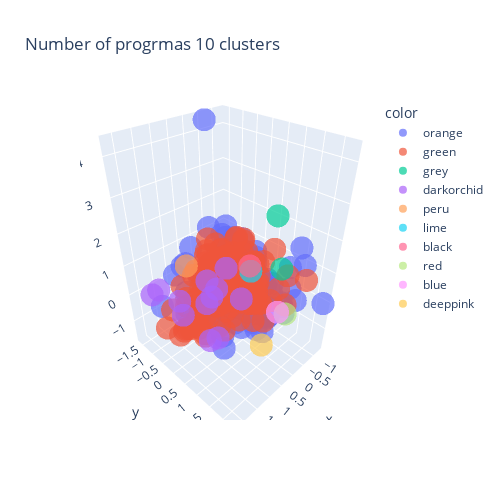

Notebook source saved alongside this figure:
### Code cell
#clusterization by the number of programs
k_means_3_3 = KMeans(n_clusters=n_program)  
k_means_3_3_labels=k_means_3_3.fit_predict(tf_idf_matrix_scaled)

draw_vectors3d(tf_idf_matrix_pca3[:,0],tf_idf_matrix_pca3[:,1],
                   tf_idf_matrix_pca3[:,2],get_colour(k_means_3_3_labels),
                   opacity=0.7, width=500, height=500,algorithm='Number of progrmas')

### Figure 1 — Plotly figure (JSON) as saved in the notebook; plotly's stock layout.template omitted (floating-point values rounded to 4 significant figures; data arrays with more than 128 entries replaced by an {"elided": "..."} marker saying what was removed)
{"data": [{"hovertemplate": "color=orange<br>x=%{x}<br>y=%{y}<br>z=%{z}<extra></extra>", "legendgroup": "orange", "marker": {"color": "#636efa", "opacity": 0.7, "symbol": "circle"}, "mode": "markers", "name": "orange", "scene": "scene", "showlegend": true, "type": "scatter3d", "x": [-1.296, -0.4582, -0.8138, -0.2092, 1.601, 0.9968, -0.6649, -0.542, -0.1687, -0.9456, 0.1596, -0.636, 1.49, -0.3035, 1.434, -0.4141, 0.2954, -0.02321, -0.5372, -0.4182, 0.4244, -0.3592, -0.1994, -0.4011, 0.566, -0.1535, -0.3996, -0.7156, -0.4618, -0.6064, -0.6585, -0.5704, 0.4418, -0.5355, -0.6937, -0.5997, 1.064, -0.4836, -0.5984, 1.219, 1.554, 0.1364, -0.8575, -0.6765, -0.006482, -0.8304, -0.9982, -0.4352, -0.6005, -0.5123, -0.5715, 1.543, -0.1088, -0.6241, -0.2997, -0.5281, -0.6945, -0.4879, -0.6406, -1.008, -0.4735, -0.1699, -0.5441, -1.223, 1.154, 1.408, -0.1502, -0.7127, 0.5221, -0.7732, -0.07189, -1.157, -0.2695, -0.6255, -0.7559, -0.03565, -0.9202, -0.2446, -0.7758, -0.4498, -0.6619, -0.3135, -0.1841, -0.2828, -0.9228, -0.5535, -0.2172, -0.22, -0.8183, -0.4358, -0.6685, -0.1978, 2.061, 0.2811, -0.4486, 1.532, -0.421, -0.1692, 1.256, 0.8328, -0.6309, 0.1275, -0.6954, 0.1439, -0.4741, 0.2138, -0.7021, 1.298, -0.5206, 0.2274, -0.251], "y": [1.051, 1.064, 0.14, 0.2653, 1.265, 1.104, -0.3433, -0.2038, 0.3495, 1.347, -0.247, 0.9504, -0.1595, -0.3255, 0.2485, -0.6372, 1.445, 0.1979, 0.2307, 0.111, -0.07732, 0.7792, 1.191, -0.4672, 0.3627, 0.7019, 1.49, 0.7888, -0.5022, 0.1133, 0.9342, -0.3286, 1.1, 1.007, 0.4813, -0.5432, 0.3109, -0.05107, -0.9942, 0.6854, 1.258, 0.5159, 0.1238, 0.5623, -0.5413, -1.092, -0.5731, -1.428, -1.021, -0.7562, -1.598, -0.1983, 0.3807, 0.1515, 0.06096, -0.5546, -0.9554, 0.4179, -0.1966, 1.527, 0.4988, 1.67, 0.785, 2.284, 0.1544, 0.553, 0.8617, -0.09827, 1.412, 1.327, -0.354, 1.609, 2.0, 0.3302, 0.6909, 0.1234, -0.8144, 0.2116, 0.7967, -0.2301, -0.245, 0.3708, 0.07028, -0.264, 0.672, -0.2303, 0.7088, -0.3561, 0.6603, -1.094, 0.3177, -0.2524, -0.5432, -0.5681, -0.9608, -0.6065, 0.2333, -1.111, -0.5259, -1.187, 0.08815, -1.632, 0.0502, 0.5463, -0.1174, 0.07596, 0.7007, -0.4176, 0.9725, -1.232, -0.5828], "z": [0.549, -0.5604, 0.7017, 0.3764, 0.08183, -0.001933, 0.8272, -0.3688, -0.6334, 0.1605, -0.767, 0.2784, 1.486, 0.6684, 0.03469, 0.02584, -0.5872, -0.6263, -0.6921, -0.2617, -0.9334, -0.3189, -0.5802, -0.3435, -0.3313, -1.061, 0.05038, -1.014, -0.1435, -0.08965, -0.06778, 0.1946, 0.2437, -0.5275, -0.6669, 0.8412, 0.1085, 0.09367, 0.599, -0.2178, -0.3969, 0.02024, 0.4777, 0.1857, 0.9511, 1.224, 0.9278, 1.192, 1.053, 0.07957, 4.274, -0.1712, -0.1615, 0.1011, -0.3021, 0.5198, 0.9435, 1.183, 0.2812, 1.572, 0.1221, 0.1682, 0.2135, 0.004853, 0.03147, 0.5488, 0.566, 0.7859, -0.3571, -0.6773, 0.349, 0.9771, 0.5282, 0.3496, 0.2143, -0.0707, 0.9002, -0.882, -1.166, -0.9339, -0.5571, -0.985, -0.8974, -0.5661, -1.348, -0.8436, -0.731, -0.912, -1.131, -0.02613, 0.3163, -0.496, 0.1956, 0.2723, -0.5047, 0.9141, -0.7083, 0.05153, 0.206, 0.5395, -1.341, 0.6402, 0.6811, -1.17, -0.105, -0.8899, -0.07466, -0.2176, -0.5462, -0.09423, -0.7889]}, {"hovertemplate": "color=green<br>x=%{x}<br>y=%{y}<br>z=%{z}<extra></extra>", "legendgroup": "green", "marker": {"color": "#EF553B", "opacity": 0.7, "symbol": "circle"}, "mode": "markers", "name": "green", "scene": "scene", "showlegend": true, "type": "scatter3d", "x": {"elided": "160 float values"}, "y": {"elided": "160 float values"}, "z": {"elided": "160 float values"}}, {"hovertemplate": "color=grey<br>x=%{x}<br>y=%{y}<br>z=%{z}<extra></extra>", "legendgroup": "grey", "marker": {"color": "#00cc96", "opacity": 0.7, "symbol": "circle"}, "mode": "markers", "name": "grey", "scene": "scene", "showlegend": true, "type": "scatter3d", "x": [-0.9614, -1.158], "y": [1.001, 0.567], "z": [0.6411, 2.078]}, {"hovertemplate": "color=darkorchid<br>x=%{x}<br>y=%{y}<br>z=%{z}<extra></extra>", "legendgroup": "darkorchid", "marker": {"color": "#ab63fa", "opacity": 0.7, "symbol": "circle"}, "mode": "markers", "name": "darkorchid", "scene": "scene", "showlegend": true, "type": "scatter3d", "x": [2.184, 1.743, 0.3105, 1.005, 2.167, 1.803, 1.135, 2.15, 1.305, 0.9617, 0.5022, 2.202], "y": [0.5163, 1.243, 0.07798, 0.2387, 0.4059, 1.026, 0.1749, -0.4708, 0.4147, 0.3871, 0.8366, -0.7333], "z": [0.6644, 0.1043, 0.8508, 0.3502, 1.03, -0.1027, 0.1598, 0.8443, 1.158, 0.6862, 0.3407, 0.5615]}, {"hovertemplate": "color=peru<br>x=%{x}<br>y=%{y}<br>z=%{z}<extra></extra>", "legendgroup": "peru", "marker": {"color": "#FFA15A", "opacity": 0.7, "symbol": "circle"}, "mode": "markers", "name": "peru", "scene": "scene", "showlegend": true, "type": "scatter3d", "x": [1.458], "y": [-0.1673], "z": [1.395]}, {"hovertemplate": "color=lime<br>x=%{x}<br>y=%{y}<br>z=%{z}<extra></extra>", "legendgroup": "lime", "marker": {"color": "#19d3f3", "opacity": 0.7, "symbol": "circle"}, "mode": "markers", "name": "lime", "scene": "scene", "showlegend": true, "type": "scatter3d", "x": [-0.7527], "y": [0.0398], "z": [0.1656]}, {"hovertemplate": "color=black<br>x=%{x}<br>y=%{y}<br>z=%{z}<extra></extra>", "legendgroup": "black", "marker": {"color": "#FF6692", "opacity": 0.7, "symbol": "circle"}, "mode": "markers", "name": "black", "scene": "scene", "showlegend": true, "type": "scatter3d", "x": [-0.5939], "y": [0.1334], "z": [0.492]}, {"hovertemplate": "color=red<br>x=%{x}<br>y=%{y}<br>z=%{z}<extra></extra>", "legendgroup": "red", "marker": {"color": "#B6E880", "opacity": 0.7, "symbol": "circle"}, "mode": "markers", "name": "red", "scene": "scene", "showlegend": true, "type": "scatter3d", "x": [-0.6585], "y": [1.478], "z": [-0.5439]}, {"hovertemplate": "color=blue<br>x=%{x}<br>y=%{y}<br>z=%{z}<extra></extra>", "legendgroup": "blue", "marker": {"color": "#FF97FF", "opacity": 0.7, "symbol": "circle"}, "mode": "markers", "name": "blue", "scene": "scene", "showlegend": true, "type": "scatter3d", "x": [0.7726], "y": [2.224], "z": [0.9589]}, {"hovertemplate": "color=deeppink<br>x=%{x}<br>y=%{y}<br>z=%{z}<extra></extra>", "legendgroup": "deeppink", "marker": {"color": "#FECB52", "opacity": 0.7, "symbol": "circle"}, "mode": "markers", "name": "deeppink", "scene": "scene", "showlegend": true, "type": "scatter3d", "x": [-0.09426], "y": [1.143], "z": [-1.647]}], "layout": {"height": 500, "legend": {"title": {"text": "color"}, "tracegroupgap": 0}, "scene": {"domain": {"x": [0, 1], "y": [0, 1]}, "xaxis": {"title": {"text": "x"}}, "yaxis": {"title": {"text": "y"}}, "zaxis": {"title": {"text": "z"}}}, "title": {"text": "Number of progrmas 10 clusters"}, "width": 500}}
